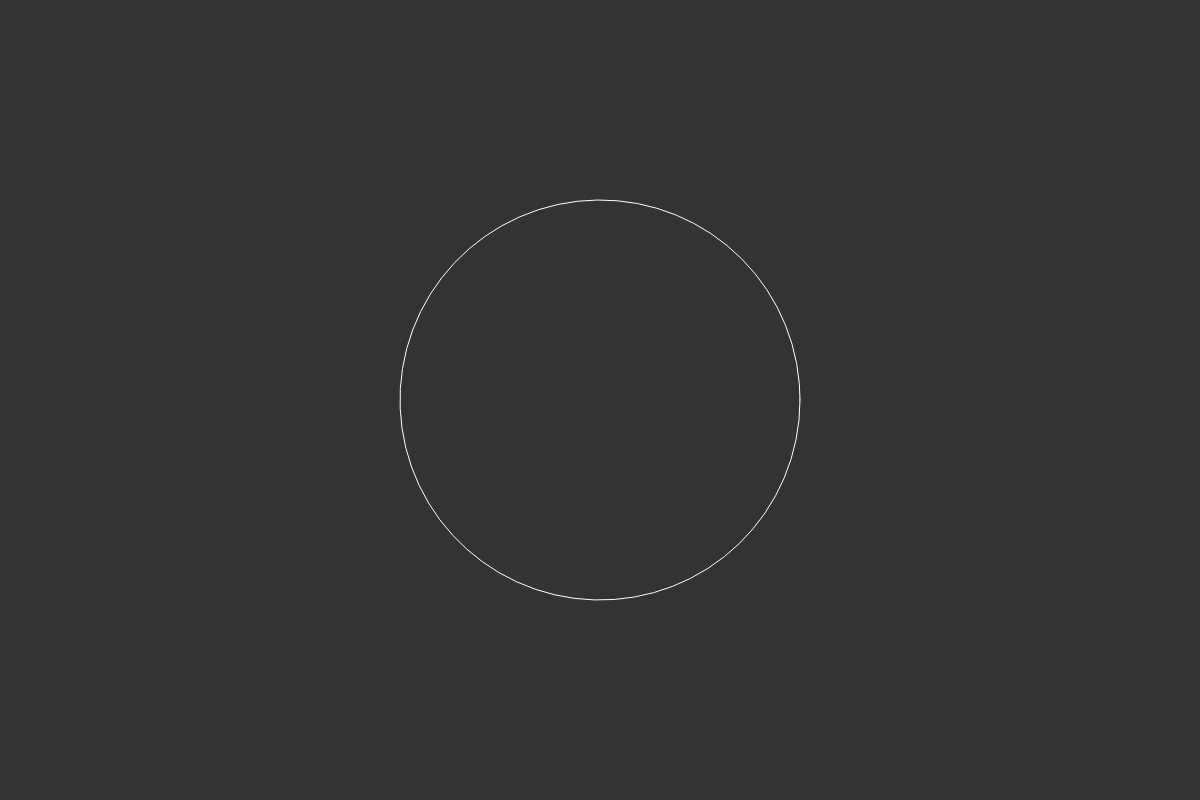
Frame 1 (no input)
Frame 60 (no input): identical to frame 1, image omitted
Frame 120 (the mouse pressed at the canvas centre since frame 60): identical to frame 1, image omitted

The p5.js sketch that drew this single still picture (run headless with seeded random() and noise() and a simulated clock; from frame 60 on, the mouse is pressed at the canvas centre):

// p5.js sketch
// ── sketch.js
/**
 * Based off Daniel Shiffman's great coding examples:
 * https://github.com/CodingTrain/Rainbow-Code/blob/master/CodingChallenges
 **/

let slider;
function setup(){
  createCanvas(window.innerWidth,800);
  slider = createSlider(0, 10, 2, 0.1);
}

function draw(){
  let a = 200;
  let b = 200;
  let n = slider.value();
  background(51);
  translate(width/2, height/2);
  stroke(255);
  noFill();

  beginShape()
  //For every point rotating round draw a point at the specific x,y coords
  for(let angle = 0; angle <TWO_PI; angle += 0.1){

    let na = 2/n;

    let x = pow(abs(cos(angle)), na) * a * sgn(cos(angle));
    let y = pow(abs(sin(angle)), na) * b * sgn(sin(angle));

    vertex(x,y);
  }
  endShape(CLOSE);
}

function sgn(val){
  return val > 0 ? 1 : val < 0 ? -1 : 0;
}
